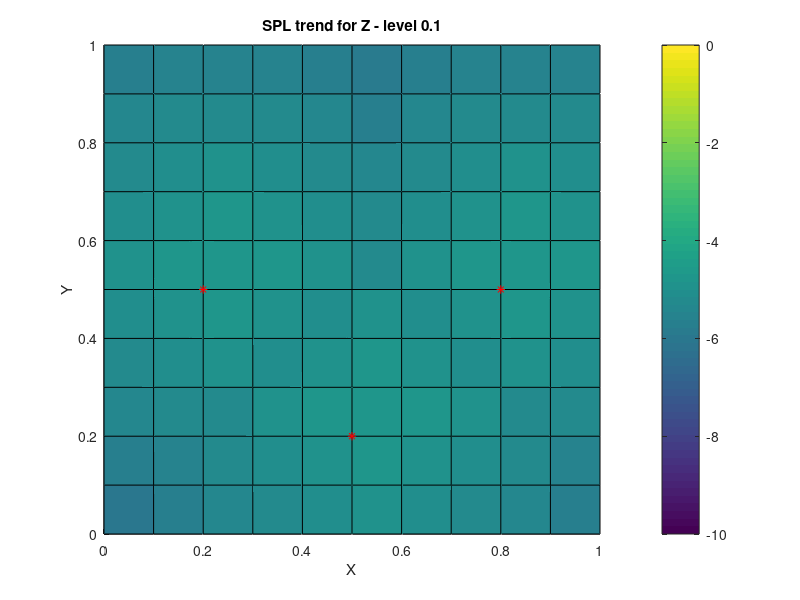
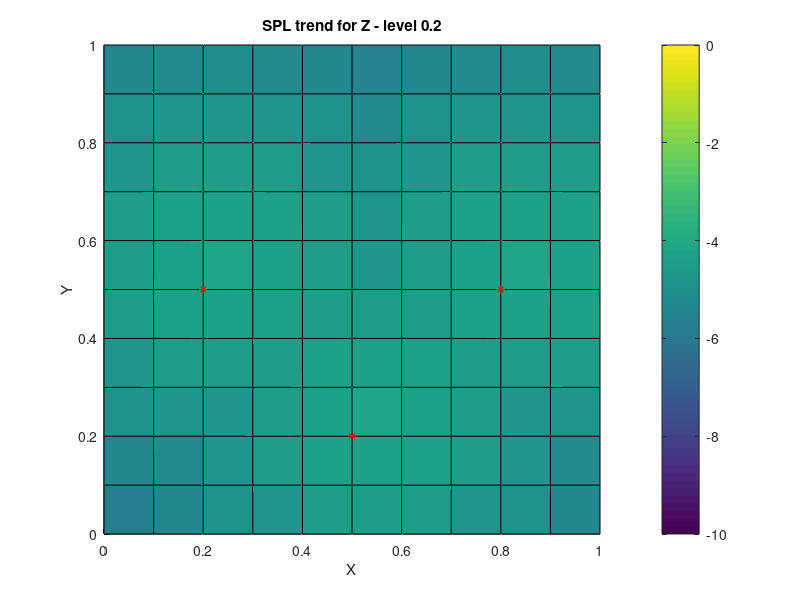
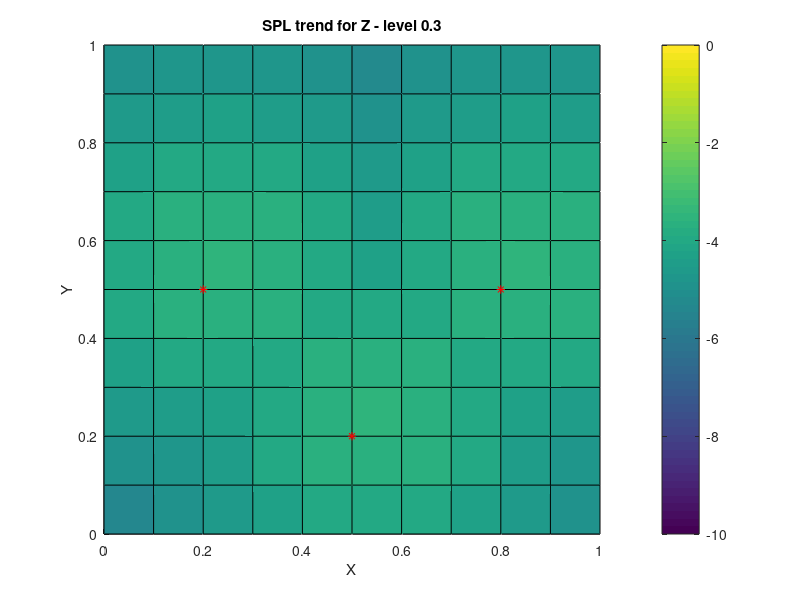
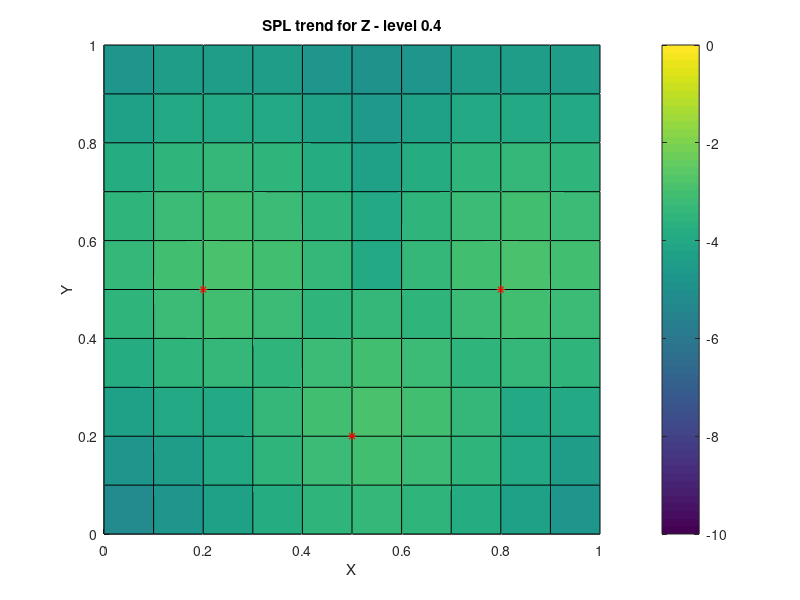

MATLAB code to generate these figures, in order:
%%--------------------------------------------------------------------------
% short script to simulate sound pressure level trend 
% for given amount of microphones in a room 
% sources are simulated for each x,y and z coordinate in the room 
% Test
%--------------------------------------------------------------------------

clear all;
clc;

%% define number of sources and mic positions
% mic position between 0..1 for x,y and z coordinates 
% all vectors musst be the same size
mic_x = [.2, .5, .8];
mic_y = [.5, .2, .5];
mic_z = [.5, .5, .5];
roomscale = 1;
Z_cs = 1 * 10;

%% meshgrid to simulate source positions
%  radius will be referenced to the mid radius of the room r(0.5,0.5,0.5)
%  SPL is simulated for each microphone seperatley 
[X,Y,Z] = meshgrid(0:.1:1 * roomscale);
SPL = X;
SPL(:,:,:) = -100;
for Z_cs = 1:10
    for n = 1:length(mic_x)
        dx = X - mic_x(n);  
        dy = Y - mic_y(n);
        dz = Z - mic_z(n);
        r = sqrt(dx.^2 + dy.^2 + dz.^2) + 1;
        S = -20*log10(r / (sqrt(3)/2));
        SPL = max(SPL,S);
    end
    temp = figure(Z_cs)
    surf(X(:,:,Z_cs),Y(:,:,Z_cs),SPL(:,:,Z_cs));
    xlabel('X')
    ylabel('Y')
    caxis([-10 0])
    view(2)
    colorbar
    for n = 1:length(mic_x)
        hold on 
        plot(mic_x(n),mic_y(n) ,'r*')
    end   
% for exporting the plots storage path has to be changed
    title(['SPL trend for Z - level ' num2str(Z_cs/10)])
    %print(temp, '-djpeg' , ['/Users/simonwindtner/Documents/ET-TI/SMA/Ensemble/'...
                    % 'Z' num2str(Z_cs)]);
end
%%









